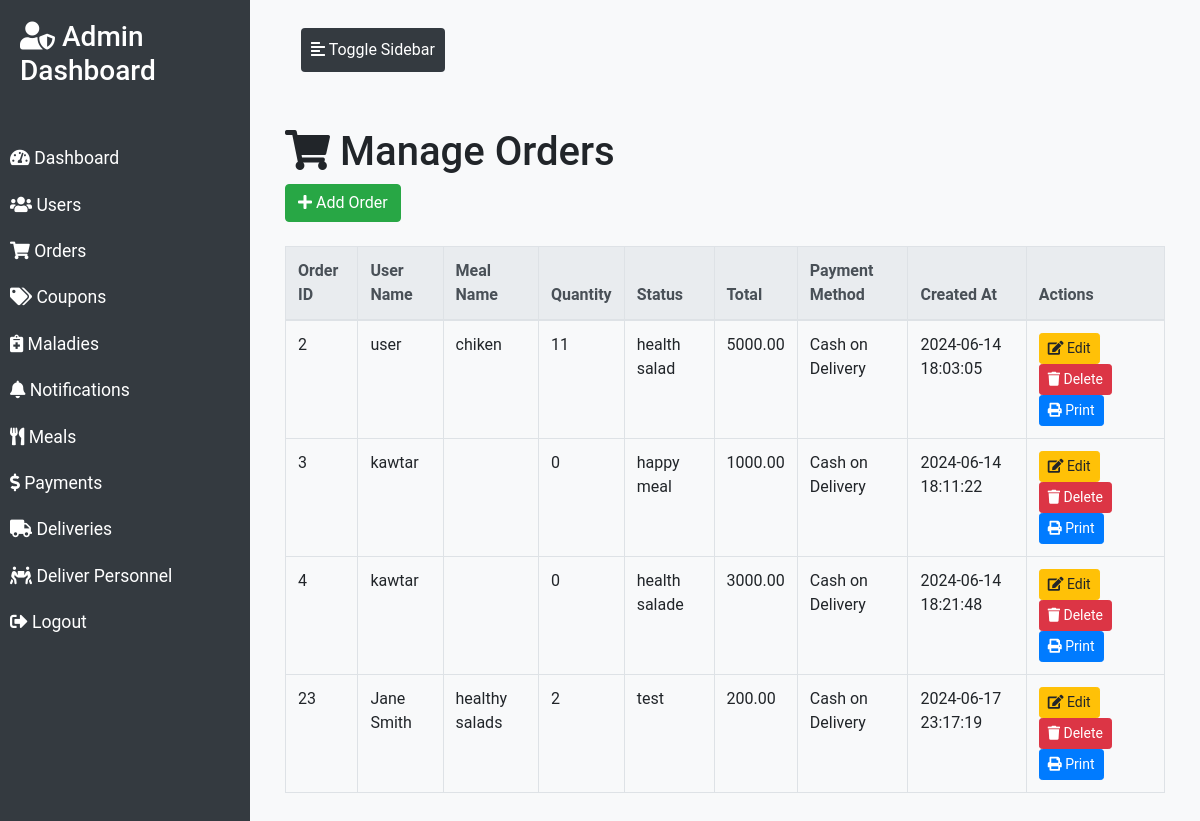
/orders.php (signed in), run on the app's committed database.
### tables this page shows
CREATE TABLE `orders` (
  `order_id` int(11) NOT NULL,
  `user_id` int(11) DEFAULT NULL,
  `meal_id` int(11) DEFAULT NULL,
  `quantity` int(11) NOT NULL,
  `address_id` int(11) DEFAULT NULL,
  `coupon_id` int(11) DEFAULT NULL,
  `status` varchar(50) DEFAULT NULL,
  `total` decimal(10,2) DEFAULT NULL,
  `created_at` timestamp NOT NULL DEFAULT CURRENT_TIMESTAMP,
  `updated_at` timestamp NOT NULL DEFAULT CURRENT_TIMESTAMP ON UPDATE CURRENT_TIMESTAMP,
  `payment_method` varchar(50) DEFAULT 'Cash on Delivery',
  `discount_amount` decimal(10,2) DEFAULT '0.00'
);

CREATE TABLE `users` (
  `user_id` int(11) NOT NULL,
  `name` varchar(100) DEFAULT NULL,
  `email` varchar(100) DEFAULT NULL,
  `password` varchar(255) DEFAULT NULL,
  `malady_id` int(11) DEFAULT NULL,
  `address_id` int(11) DEFAULT NULL,
  `phone` varchar(15) DEFAULT NULL,
  `created_at` timestamp NOT NULL DEFAULT CURRENT_TIMESTAMP,
  `updated_at` timestamp NOT NULL DEFAULT CURRENT_TIMESTAMP ON UPDATE CURRENT_TIMESTAMP
);

CREATE TABLE `meals` (
  `meal_id` int(11) NOT NULL,
  `name` varchar(100) DEFAULT NULL,
  `description` text,
  `malady_id` int(11) DEFAULT NULL,
  `price` decimal(10,2) DEFAULT NULL,
  `image` varchar(255) DEFAULT NULL,
  `created_at` timestamp NOT NULL DEFAULT CURRENT_TIMESTAMP,
  `updated_at` timestamp NOT NULL DEFAULT CURRENT_TIMESTAMP ON UPDATE CURRENT_TIMESTAMP,
  `category_id` int(11) DEFAULT NULL,
  `stock` int(11) NOT NULL DEFAULT '0',
  `category` varchar(255) NOT NULL
);

### orders.php (the view, shortened to what this page needs)
<?php
require 'config/db.php';
$sql = "SELECT orders.*, users.name as user_name, meals.name as meal_name FROM orders LEFT JOIN users ON orders.user_id = users.user_id LEFT JOIN meals ON orders.meal_id = meals.meal_id";
$result = $conn->query($sql);
?>
<!DOCTYPE html>
<html lang="en">
<head>
    <link rel="stylesheet" href="https://maxcdn.bootstrapcdn.com/bootstrap/4.5.2/css/bootstrap.min.css">
    <link rel="stylesheet" href="https://cdnjs.cloudflare.com/ajax/libs/font-awesome/5.15.4/css/all.min.css">
</head>
<body>
<div class="wrapper">
    <nav id="sidebar">
        <div class="sidebar-header">
            <h3><i class="fas fa-user-shield"></i> Admin Dashboard</h3>
        </div>
        <ul class="list-unstyled components">
            <li><a href="dashboard.php"><i class="fas fa-tachometer-alt"></i> Dashboard</a></li>
            <li><a href="users.php"><i class="fas fa-users"></i> Users</a></li>
            <li><a href="orders.php"><i class="fas fa-shopping-cart"></i> Orders</a></li>
            <li><a href="coupons.php"><i class="fas fa-tags"></i> Coupons</a></li>
            <li><a href="maladies.php"><i class="fas fa-notes-medical"></i> Maladies</a></li>
            <li><a href="notifications.php"><i class="fas fa-bell"></i> Notifications</a></li>
            <li><a href="meals.php"><i class="fas fa-utensils"></i> Meals</a></li>
            <li><a href="payments.php"><i class="fas fa-dollar-sign"></i> Payments</a></li>
            <li><a href="deliveries.php"><i class="fas fa-truck"></i> Deliveries</a></li>
            <li><a href="delivers.php"><i class="fas fa-people-carry"></i> Deliver Personnel</a></li>
            <li><a href="logout.php"><i class="fas fa-sign-out-alt"></i> Logout</a></li>
        </ul>
    </nav>
    <div id="content">
        <nav class="navbar navbar-expand-lg navbar-light bg-light">
            <div class="container-fluid">
                <button type="button" id="sidebarCollapse" class="btn btn-info">
                    <i class="fas fa-align-left"></i>
                    <span>Toggle Sidebar</span>
                </button>
            </div>
        </nav>
        <div class="container mt-5">
            <h1><i class="fas fa-shopping-cart"></i> Manage Orders</h1>
            <button class="btn btn-success mb-4" data-toggle="modal" data-target="#addOrderModal"><i class="fas fa-plus"></i> Add Order</button>
            <table class="table table-bordered">
                <thead class="thead-light">
                    <tr>
                        <th>Order ID</th>
                        <th>User Name</th>
                        <th>Meal Name</th>
                        <th>Quantity</th>
                        <th>Status</th>
                        <th>Total</th>
                        <th>Payment Method</th>
                        <th>Created At</th>
                        <th>Actions</th>
                    </tr>
                </thead>
                <tbody>
                    <?php while ($row = $result->fetch_assoc()): ?>
                        <tr>
                            <td><?php echo $row['order_id']; ?></td>
                            <td><?php echo $row['user_name']; ?></td>
                            <td><?php echo $row['meal_name']; ?></td>
                            <td><?php echo $row['quantity']; ?></td>
                            <td><?php echo $row['status']; ?></td>
                            <td><?php echo $row['total']; ?></td>
                            <td><?php echo $row['payment_method']; ?></td>
                            <td><?php echo $row['created_at']; ?></td>
                            <td>
                                <button class="btn btn-sm btn-warning" data-toggle="modal" data-target="#editOrderModal<?php echo $row['order_id']; ?>"><i class="fas fa-edit"></i> Edit</button>
                                <a href="orders.php?delete_order=<?php echo $row['order_id']; ?>" class="btn btn-sm btn-danger" onclick="return confirm('Are you sure you want to delete this order?')"><i class="fas fa-trash"></i> Delete</a>
                                <button class="btn btn-sm btn-primary" onclick="printOrder(<?php echo $row['order_id']; ?>, '<?php echo $row['user_name']; ?>', '<?php echo $row['meal_name']; ?>', '<?php echo $row['quantity']; ?>', '<?php echo $row['status']; ?>', '<?php echo $row['total']; ?>', '<?php echo $row['payment_method']; ?>', '<?php echo $row['created_at']; ?>')"><i class="fas fa-print"></i> Print</button>
                            </td>
                        </tr>
                    <?php endwhile; ?>
                </tbody>
            </table>
        </div>
    </div>
</div>
</body>
</html>

### orders.php (style rules this page uses)
body { font-family: 'Roboto', sans-serif; background-color: #f8f9fa; }
.wrapper { display: flex; width: 100%; align-items: stretch; }
#sidebar { min-width: 250px; max-width: 250px; background: #343a40; color: #fff; transition: all 0.3s; }
#sidebar .sidebar-header { padding: 20px; background: #343a40; }
#sidebar ul.components { padding: 20px 0; }
#sidebar ul li a { padding: 10px; font-size: 1.1em; display: block; color: #fff; }
#content { width: 100%; padding: 20px; min-height: 100vh; }
#sidebarCollapse { background: #343a40; border: none; color: #fff; padding: 10px; cursor: pointer; }

### data on the page
orders: order_id "2", user.name "user", meal.name "chiken", quantity "11", status "health salad", total "5000.00", payment_method "Cash on Delivery", created_at "2024-06-14 18:03:05"
orders: order_id "3", user.name "kawtar", quantity "0", status "happy meal", total "1000.00", payment_method "Cash on Delivery", created_at "2024-06-14 18:11:22"
orders: order_id "4", user.name "kawtar", quantity "0", status "health salade", total "3000.00", payment_method "Cash on Delivery", created_at "2024-06-14 18:21:48"
orders: order_id "23", user.name "Jane Smith", meal.name "healthy salads", quantity "2", status "test", total "200.00", payment_method "Cash on Delivery", created_at "2024-06-17 23:17:19"
